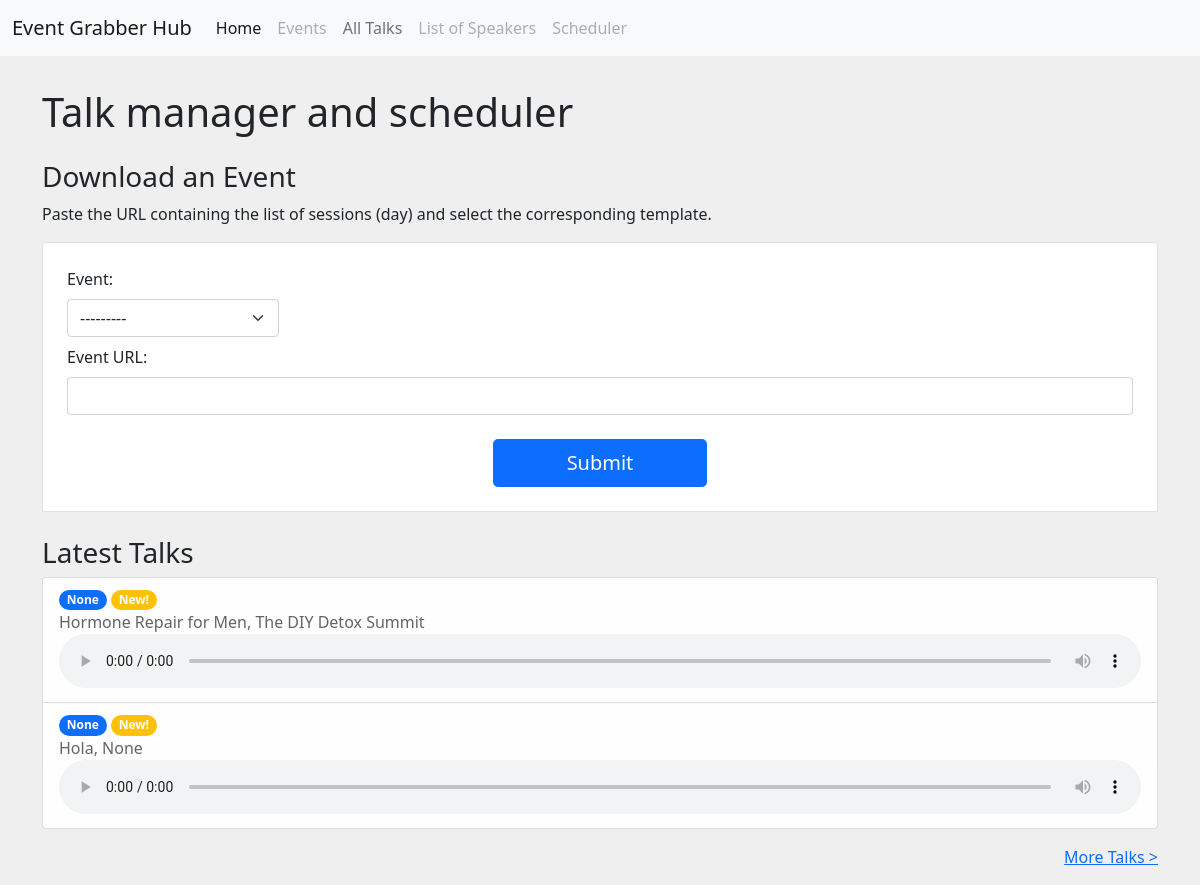
/, run on an earlier commit of the app's database.
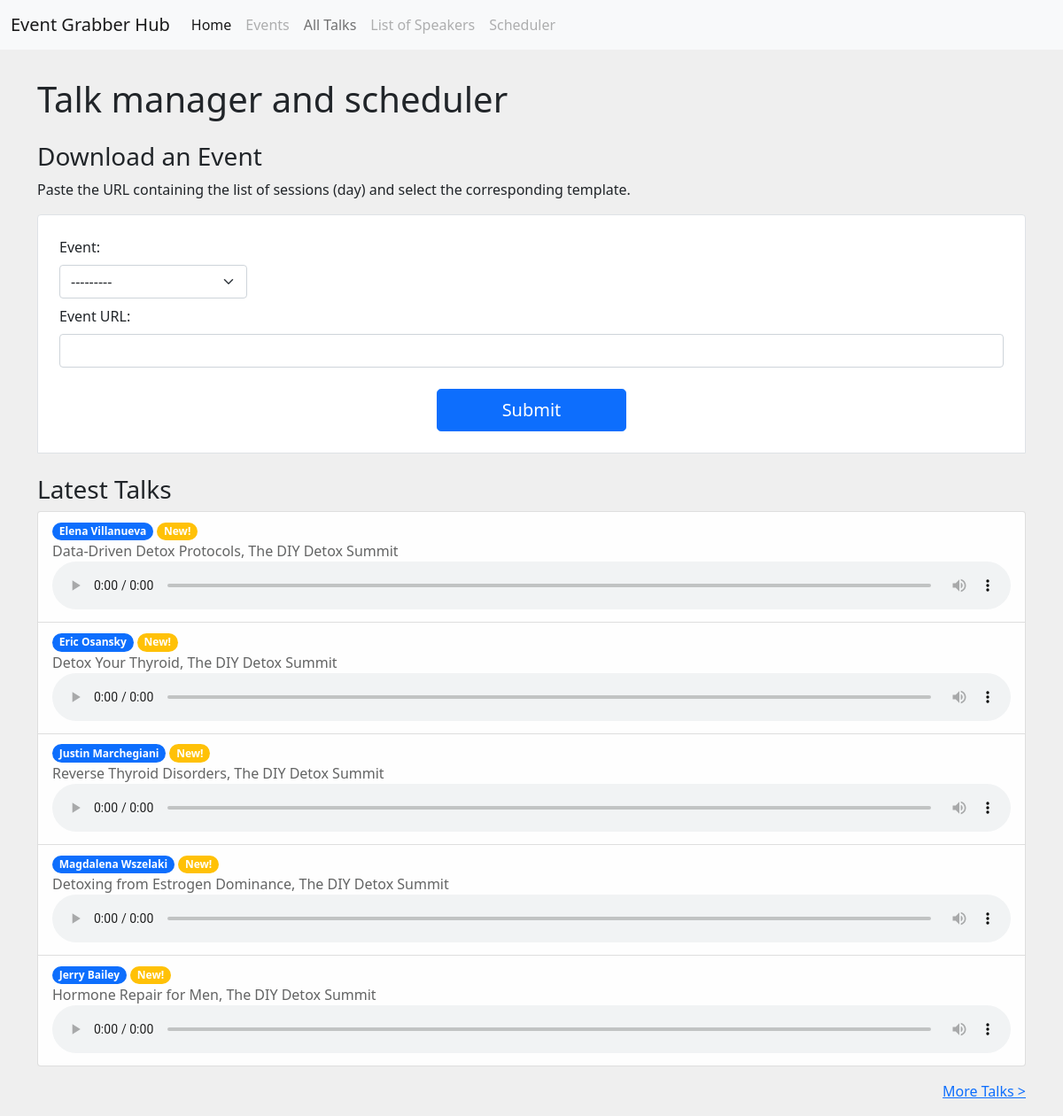
And on a later commit of the database.
### core/models.py (models this page shows, shortened)
class TalkSession(models.Model):
    name = models.CharField(max_length=60, null=True, blank=True,
                            verbose_name='Session name')
    speaker = models.ForeignKey(
        Speaker, on_delete=SET_NULL, verbose_name='Speaker name', null=True, blank=True)
    event = models.ForeignKey(Event, on_delete=SET_NULL, null=True, blank=True)
    mp3_url = models.URLField(null=True, blank=True,
                              verbose_name='mp3 remote url')
    mp3_file = models.FileField(
        upload_to="mp3s", null=True, blank=True, verbose_name='mp3 file')

class Event(models.Model):
    name = models.CharField(blank=False, max_length=60,
                            verbose_name='Event name')
    start_date = models.DateField(blank=True)
    duration = models.IntegerField(blank=True, default=1)
    category = models.ManyToManyField(Category)
    landing_page = models.CharField(blank=False, max_length=100)
    event_tpl = models.ForeignKey(
        EventTpl, on_delete=SET_NULL, blank=True, null=True)
    scrape_ready = models.BooleanField(blank=True, default=False)
    def __str__(self) -> str:
        return f'{self.name}'

class Speaker(models.Model):
    name = models.CharField(max_length=30, blank=False, null=False)
    img_url = models.URLField(null=True, blank=True,
                              verbose_name='photo remote url')
    img_file = models.ImageField(
        upload_to="images", null=True, blank=True, verbose_name='photo file')
    website = models.CharField(max_length=100, blank=True, null=True)
    def __str__(self) -> str:
        return self.name

### core/views.py (the view)
# urls.py: path('', views.home_view, name='home'),
def home_view(request):
    list = []
    form = EventSingleForm()
    if request.method == 'POST':
        filled_form = EventSingleForm(request.POST)
        if filled_form.is_valid():
            POST_event_url = filled_form.cleaned_data['event_url']
            selected_event = Event.objects.get(
                name=filled_form.cleaned_data['event_tpl'])
            event_template = EventTpl.objects.get(
                name=selected_event.event_tpl)
            css_link_button = event_template.css_link_button
            css_title = event_template.css_talk_title
            css_speaker_name = event_template.css_speaker_name
            css_photo = event_template.css_image
            css_audio_file = event_template.css_audio_file
            bs4_INDEX_PAGE_url = requests.get(POST_event_url)
            bs4_INDEX_PAGE_soup = BeautifulSoup(
                bs4_INDEX_PAGE_url.text, "html.parser")
            bs4_link_buttons = bs4_INDEX_PAGE_soup.select(css_link_button)
            bs4_photo = bs4_INDEX_PAGE_soup.select(css_photo)
            for i, link in enumerate(bs4_link_buttons, start=0):
                bs4_DETAIL_PAGE_url = requests.get(link['href'])
                bs4_DETAIL_PAGE_soup = BeautifulSoup(
                    bs4_DETAIL_PAGE_url.text, "html.parser")
                SPEAKER_PHOTO = bs4_photo[i]['src']
                TITLE = bs4_DETAIL_PAGE_soup.select_one(
                    css_title).text.split('with')[0]
                SPEAKER_NAME = bs4_DETAIL_PAGE_soup.select_one(
                    css_speaker_name).text.split(',')[0].replace('with', '').strip()
                MP3_URL = bs4_DETAIL_PAGE_soup.find(
                    css_audio_file)['src']
                if len(Speaker.objects.filter(name=SPEAKER_NAME)) != 0:
                    speaker_object = Speaker.objects.get(
                        name=SPEAKER_NAME)
                    print(f'SPEAKER exists: id {speaker_object.id}')
                else:
                    speaker_object = Speaker(
                        name=SPEAKER_NAME, img_url=SPEAKER_PHOTO)
                    speaker_object.get_remote_image()
                    print(f'SPEAKER [DOES NOT exists]: new speaker id {speaker_object.id}')
                    speaker_object.save()
                if len(TalkSession.objects.filter(name=TITLE)) != 0:
                    print('TALK [exists]: Do nothing')
                    pass
                else:
                    new_talk_session = TalkSession(
                        name=TITLE, speaker=speaker_object, event=selected_event, mp3_url=MP3_URL)
                    new_talk_session.get_remote_mp3()
                    print(f'TALK [DOES NOT exists]: New talk id:{new_talk_session.id}, with speaker id: {speaker_object.name}, and event id: {selected_event.id}')
                    new_talk_session.save()
                list.append(
                    [[TITLE], [SPEAKER_NAME], [speaker_object.id], [MP3_URL], [bs4_photo[i]['src']]])
            return render(request, 'core/home.html', {'form': form, 'list': list})
    else:
        latest_talks = TalkSession.objects.all().order_by('-id')[:5]
        return render(request, 'core/home.html',
                      {'form': form,
                       'latest_talks': latest_talks
                       })

### core/forms.py
class EventSingleForm(forms.Form):
    event_url = forms.CharField(
        label='Event URL: ',
        widget=TextInput(attrs={'class': 'form-control', 'size': '80'}),
    )
    event_tpl = forms.ModelChoiceField(
        label='Event: ',
        required=True,
        widget=Select(attrs={'class': 'form-select'}),
        queryset=Event.objects.all())

### core/templates/core/home.html (shortened to what this page needs)
{% extends 'base.html' %} {% block 'body' %}
<h1>Talk manager and scheduler</h1>
<h2 class="h3">Download an Event</h2>
<p>Paste the URL containing the list of sessions (day) and select the corresponding template.</p>
<div class="bd-box">
  <form action="{% url 'home' %}" method="POST" class="row gy-2 gx-3 align-items-center">
    <div class="col-auto">
      <label for="" class="form-label">{{ form.event_tpl.label }}</label>
      {{ form.event_tpl }}
    </div>
    <div class="mb-3">
      <label for="form.event_url.id" class="form-label">{{ form.event_url.label }}</label>
      {{ form.event_url }}
    </div>
    <div class="button-area">
      <button type="submit" class="btn-primary btn btn-lg">Submit</button>
    </div>
  </form>
</div>
<h2 class="h3">Latest Talks</h2>
{% if latest_talks %}
<div class="all-sessions">
  <ul class="list-group">
    {% for session in latest_talks %}
    <li class="list-group-item list-group-item-action list-group-item-light">
      <small class="badge bg-primary rounded-pill">{{ session.speaker }}</small> <span class="badge bg-warning rounded-pill">New!</span>
      <br />
      {{ session.name }}, {{ session.event }} <br />
      <audio controls="" preload="none" controlslist="nodownload" style="width: 100%">
        <source src="{{ session.audio_file_path }}" type="audio/mpeg" />
      </audio>
    </li>
    {% endfor %}
  </ul>
  <a href="{% url 'talks_list' %}" class="more">More Talks ></a>
</div>
{% else %} No talks yet... {% endif %} {% endblock %} {% comment %} TO DO: LABEL FOR {% endcomment %}

### core/templates/base.html (shortened to what this page needs)
{% load static %}
<!doctype html>
<html lang="en">
  <head>
    <link href="https://cdn.jsdelivr.net/npm/bootstrap@5.0.0-beta1/dist/css/bootstrap.min.css" rel="stylesheet">
    <link href="{% static 'css/styles.css' %}" rel="stylesheet">
  </head>
  <body>
          <nav class="navbar navbar-expand-lg navbar-light bg-light">
          <div class="container-fluid">
            <a class="navbar-brand" href="/">Event Grabber Hub</a>
            <div class="collapse navbar-collapse" id="navbarSupportedContent">
              <ul class="navbar-nav me-auto mb-2 mb-lg-0">
                <li class="nav-item">
                  <a class="nav-link active" aria-current="page" href="{% url 'home' %}">Home</a>
                </li>
                <li class="nav-item">
                  <a class="nav-link disabled" href="#">Events</a>
                </li>
                <li class="nav-item">
                  <a class="nav-link" href="/talks/list">All Talks</a>
                </li>
                <li class="nav-item">
                  <a class="nav-link disabled" href="#">List of Speakers</a>
                </li>
                <li class="nav-item">
                  <a class="nav-link disabled" href="#">Scheduler</a>
                </li>
              </ul>
            </div>
          </div>
        </nav>
        <div class="container">
          {% block 'body' %}
          {% endblock %}
        </div>
</body>
</html>

### core/static/css/styles.css (style rules this page uses)
body { background: #cccccc4f; }
nav { margin-bottom: 2rem; }
h1 { margin-bottom: 1rem; }
.h3 { margin-top: 1.5rem; }
.bd-box { padding: 1rem; margin: 1rem -0.75rem 0; border: solid #dee2e6; border-width: 1px; background: #fff; }
.button-area button { margin: 0 auto; display: block; width: 40%; }
@media (min-width: 576px) { .bd-box { padding: 1.5rem; margin-right: 0; margin-left: 0; border-width: 1px; border-top-left-radius: 0.25rem; border-top-right-radius: 0.25rem; } }
@media (min-width: 576px) { .button-area button { margin: 0 auto; display: block; width: 20%; } }
@media (min-width: 876px) { .more { float: right; padding: 1rem 0; } }

What changed in the data, as far as the page shows it:
no longer on this page (row edited): TalkSession: speaker "None", name "Hola", event "None"
added TalkSession: speaker "Elena Villanueva", name "Data-Driven Detox Protocols", event "The DIY Detox Summit"
added TalkSession: speaker "Eric Osansky", name "Detox Your Thyroid", event "The DIY Detox Summit"
added TalkSession: speaker "Justin Marchegiani", name "Reverse Thyroid Disorders", event "The DIY Detox Summit"
added TalkSession: speaker "Magdalena Wszelaki", name "Detoxing from Estrogen Dominance", event "The DIY Detox Summit"
changed TalkSession "Hormone Repair for Men": speaker "None" → "Jerry Bailey"
